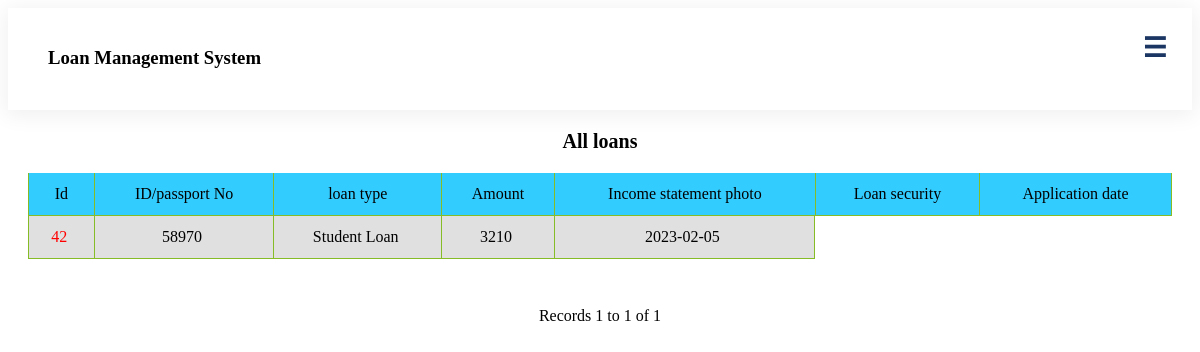
The page /admin/allloans.php on the database as committed earlier.
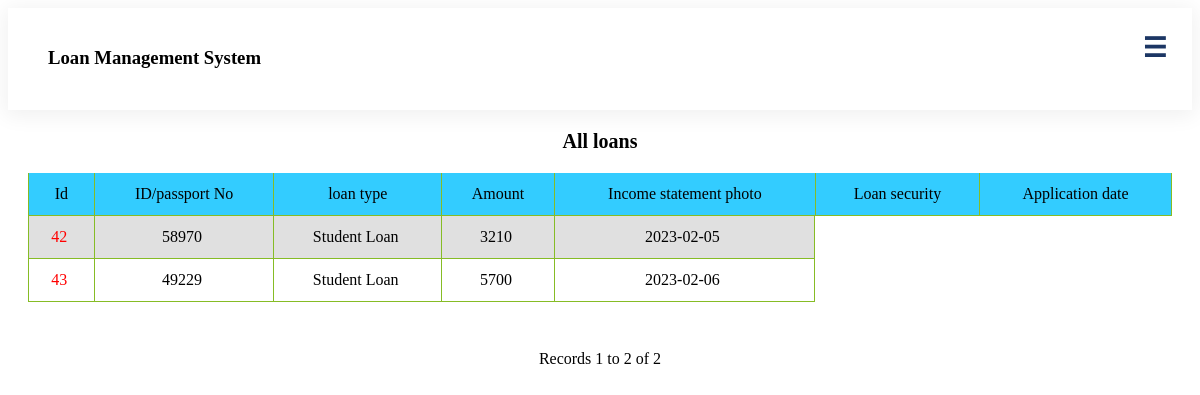
The same page on the database as committed later.
### tables this page shows
CREATE TABLE `loan` (
  `loanId` int(6) NOT NULL,
  `memberId` int(8) NOT NULL,
  `loanType` varchar(15) NOT NULL,
  `income` int(8) NOT NULL,
  `amount` int(8) NOT NULL,
  `intereset` varchar(5) NOT NULL,
  `payment_term` int(3) NOT NULL,
  `total_paid` int(8) NOT NULL,
  `emi_per_month` int(8) NOT NULL,
  `bankStatementPhoto` varchar(250) DEFAULT NULL,
  `security` varchar(250) DEFAULT NULL,
  `posting_date` date NOT NULL,
  `status` varchar(15) NOT NULL,
  `adminRemark` varchar(100) NOT NULL,
  `adminRemarkDate` date NOT NULL,
  `balance` int(255) NOT NULL
);

### admin/allloans.php (the view, shortened to what this page needs)
<?php require_once('../Connections/mlms.php'); ?>
<?php
$maxRows_Recordset1 = 10;
$pageNum_Recordset1 = 0;
$startRow_Recordset1 = $pageNum_Recordset1 * $maxRows_Recordset1;
mysqli_select_db($mlms, $database_mlms);
$query_Recordset1 = "SELECT * FROM loan";
$query_limit_Recordset1 = sprintf("%s LIMIT %d, %d", $query_Recordset1, $startRow_Recordset1, $maxRows_Recordset1);
$Recordset1 = mysqli_query($mlms, $query_limit_Recordset1) or die(mysql_error());
$row_Recordset1 = mysqli_fetch_assoc($Recordset1);
if (isset($_GET['totalRows_Recordset1'])) {
    $totalRows_Recordset1 = $_GET['totalRows_Recordset1'];
} else {
    $all_Recordset1 = mysqli_query($mlms, $query_Recordset1);
    $totalRows_Recordset1 = mysqli_num_rows($all_Recordset1);
}
?>
<html>
<head>
    <link rel="stylesheet" type="text/css" href="../Assets/css/style.css">
</head>
<body>
    <?php include '../header/admin.php'; ?>
    <center>
        <div class="main">
            <h3 class="llTl">All loans</h3>
            <table border="0" align="center" class="responsive-table">
                <tr bgcolor="#33CCFF">
                    <td>Id</td>
                    <td>ID/passport No</td>
                    <td>loan type</td>
                    <td>Amount</td>
                    <td>Income statement photo</td>
                    <td>Loan security</td>
                    <td>Application date</td>
                </tr>
                <?php do { ?>
                <tr>
                    <td><a href="allloanss.php?recordID=<?php echo $row_Recordset1['loanId']; ?>">
                            <?php echo $row_Recordset1['loanId']; ?>&nbsp; </a></td>
                    <td>
                        <?php echo $row_Recordset1['memberId']; ?>&nbsp;
                    </td>
                    <td>
                        <?php echo $row_Recordset1['loanType']; ?>&nbsp;
                    </td>
                    <td>
                        <?php echo $row_Recordset1['total_paid']; ?>&nbsp;
                    </td>
                    <td>
                        <?php echo $row_Recordset1['posting_date']; ?>&nbsp;
                    </td>
                </tr>
                <?php } while ($row_Recordset1 = mysqli_fetch_assoc($Recordset1)); ?>
            </table>
            <br />
            <table border=" 0">
                <tr>
                    <td>
                    </td>
                    <td>
                    </td>
                    <td>
                    </td>
                    <td>
                    </td>
                </tr>
            </table>
            Records
            <?php echo ($startRow_Recordset1 + 1) ?> to
            <?php echo min($startRow_Recordset1 + $maxRows_Recordset1, $totalRows_Recordset1) ?> of
            <?php echo $totalRows_Recordset1 ?>
        </div>
    </center>
</body>
</html>

Rows that differ between the two databases and show on the page:
added loan: loanId "43", memberId "49229", loanType "Student Loan", total_paid "5700", posting_date "2023-02-06"
Other text that changed with them:
min($startRow_Recordset1 + $maxRows_Recordset1, $totalRows_Recordset1): "1" → "2"
$totalRows_Recordset1: "1" → "2"
